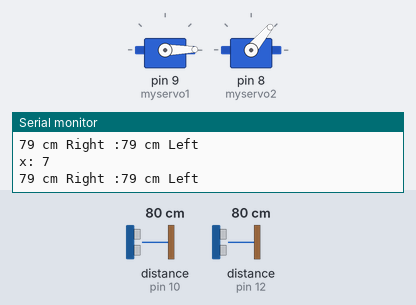
This sketch was run on a simulated Arduino Uno, built with avr-gcc and run on an emulated ATmega328P. Shown: 2 × servo, the last lines printed to the serial monitor. Wiring (inferred from the names in the program): 2 × ultrasonic range finder: trigger pin 11, echo pin 10 / trigger pin 13, echo pin 12. The test bench sets the inputs (shaded band); at power-on: distance to the obstacle (sensors on pin 10, pin 12) 80 cm. The echo pulse lasts 58.3 µs per cm; random numbers use the default seed unless the sketch sets one.

Above: at 0.61 s.
1.3 s: distance to the obstacle (sensor on pin 10) set to 55 cm
At 4.04 s:
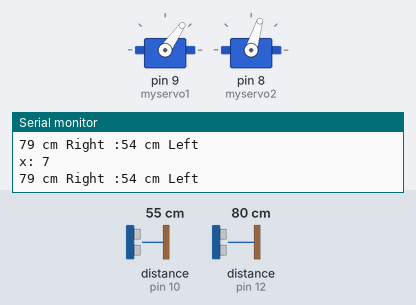
4.3 s: distance to the obstacle (sensor on pin 10) set to 49 cm
At 5.1 s:
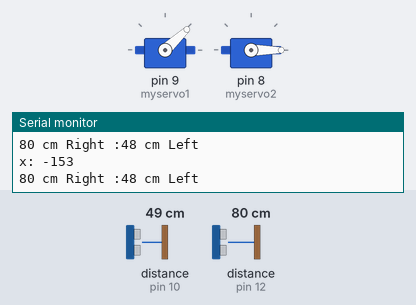
7.3 s: distance to the obstacle (sensor on pin 10) set to 250 cm
At 8.4 s:
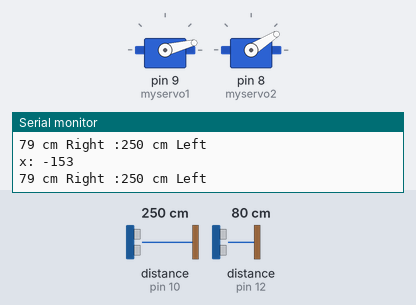
10.3 s: distance to the obstacle (sensor on pin 12) set to 2 cm
13.3 s: distance to the obstacle (sensor on pin 12) set to 60 cm
At 15.63 s:
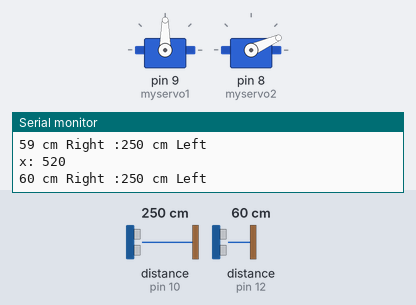
16.3 s: distance to the obstacle (sensor on pin 12) set to 9 cm
Timing chart, 0 to 22.3 s (numbered marks = the images above; inputs shaded):
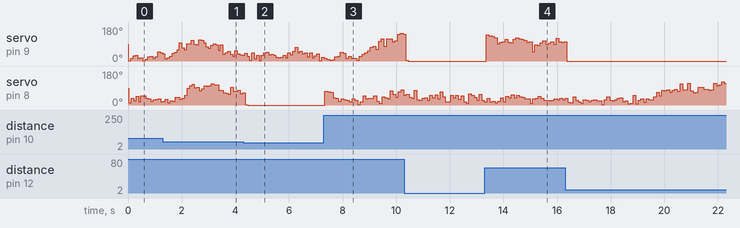

The sketch:

Pumpkin-v0.1.ino
```cpp
/* Pumpkin
 *   jiggle some servos, unless you get too close, then
 *   stare at you@
*/

#include <Servo.h>

Servo myservo1;  // create servo object to control a servo
Servo myservo2;
// twelve servo objects can be created on most boards
// that should be enough eyes for non-insects
//

#define trig1 13
#define echo1 12
#define trig2 11
#define echo2 10

#define interOcularDistance 14

int lastPosition1 = 0;
int lastPosition2 = 0;
int lastFix1 =40;           // start as if something is in it's field of view
int lastFix2 = 40;          //

int range1 = 20;
int range2 = 20;

void setup() {
  Serial.begin(9600);
  myservo1.attach(9);  // attaches the servo on pin 9 to the servo object
  myservo2.attach(8);
  pinMode(trig1, OUTPUT);
  pinMode(echo1, INPUT);
  pinMode(trig2, OUTPUT);
  pinMode(echo2, INPUT);
}

void loop() {
  int angle1, angle2;
  long curX;

// Look Left then Right;
// ToDo: switch for Austrailia, Thailand and the UK.
//
  curX = getX(lastFix1, lastFix2);
  if (readDistance(1) <= 50 ) {
    // my good eye!
    // lets calculate the angle

    lastFix1 = lastPosition1;
    myservo1.write((int) getAngle(1,curX));
    delay(15);
  } else {
    lastPosition1=jiggle(lastPosition1, range1);
      myservo1.write(jiggle(lastPosition1, range1));
      delay(15);
  }
  if (readDistance(2) <= 50 ) {
    lastFix2 = lastPosition2;
    myservo2.write((int) getAngle(2,curX));
    delay(15);
  } else {
    lastPosition2=jiggle(lastPosition2, range2);
    myservo2.write(jiggle(lastPosition2, range2));
    delay(15);
  }
  delay(50);
}

long getX(int lastFix1, int lastFix2) {
/*
 *  with :d = interOcularDistance
 *       :r = left radius
 *       :R = right radius
 *
 *       x intercept of the perpendicular chord relative to the line formed by the centers of two circles
 *
 *
 *          2     2     2
 *         d   - R   + r
 *   x = -----------------
 *             2d
 *
 */
  long x;
  x = (sq(interOcularDistance) -sq(lastFix2) + sq(lastFix1))/(2*interOcularDistance);
  Serial.print("x: ");
  Serial.println(x);
  return x;
}

long getAngle(int sensor, int curX){
  long angle;
// calculate the angle based on the distance to object of int sensor
  if (sensor = 1) {
    // get angle for sensor 1 = left
    angle = acos(curX/(lastFix1));
  } else {
    angle = acos((interOcularDistance - curX)/lastFix2);
  }
  return angle;
}

int readDistance(int sensor){
  long duration, distance;
  if (sensor == 1){
    digitalWrite(trig1, LOW);
    delayMicroseconds(2);
    digitalWrite(trig1, HIGH);
    delayMicroseconds(10);
    digitalWrite(trig1, LOW);
    duration = pulseIn(echo1, HIGH);
    distance = (duration/2)/29.1;
    Serial.print(distance);
    Serial.print(" cm Right :");
  } else {
    digitalWrite(trig2, LOW);
    delayMicroseconds(2);
    digitalWrite(trig2, HIGH);
    delayMicroseconds(10);
    digitalWrite(trig2, LOW);
    duration = pulseIn(echo2, HIGH);
    distance = (duration/2)/29.1;
    Serial.print(distance);
    Serial.println(" cm Left");
  }
  return distance;
}
int jiggle(int lastPosition, int range){              // tell servo to go to position in variable 'pos'
    int twitch, result;
    twitch = (int) random(-range,range);
    result = lastPosition + twitch;
    if (lastPosition + twitch >= 180 ) {
      result = lastPosition - twitch;
    } else if (lastPosition + twitch <= 0 ) {
      result = lastPosition - twitch;
    }
    return result;
} // end jiggle
```

Measured:
- the behaviour switches between 52 and 51 cm on distance to the obstacle (sensor on pin 10) (found by bisection; images 1 and 2)
- after the input at 13.3 s, servo on pin 9 (myservo1): 0° → 138° after 0.06 s, → 133° 0.10 s later, → 131° 0.10 s later, → 123° 0.10 s later, … (30 changes in this stretch)
